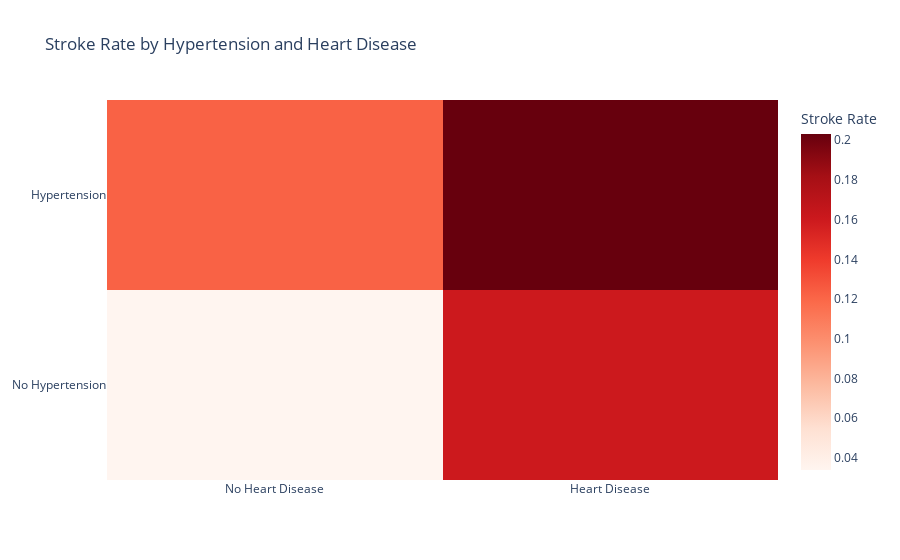

The cell this chart's notebook holds for it:
### Code cell
#heatmap: Hypertension & Heart Disease vs. Stroke
import plotly.graph_objects as go

heatmap_data = data.groupby(['hypertension', 'heart_disease'])['stroke'].mean().reset_index()
heatmap_matrix = heatmap_data.pivot(index='hypertension', columns='heart_disease', values='stroke')

fig = go.Figure(data=go.Heatmap(
    z=heatmap_matrix.values,
    x=['No Heart Disease', 'Heart Disease'],
    y=['No Hypertension', 'Hypertension'],
    colorscale='Reds',
    colorbar=dict(title='Stroke Rate')
))
fig.update_layout(title='Stroke Rate by Hypertension and Heart Disease')
fig.show()

### Figure 1 — Plotly figure (JSON) as saved in the notebook; plotly's stock layout.template omitted (floating-point values rounded to 4 significant figures)
{"data": [{"colorbar": {"title": {"text": "Stroke Rate"}}, "colorscale": [[0, "rgb(255,245,240)"], [0.125, "rgb(254,224,210)"], [0.25, "rgb(252,187,161)"], [0.375, "rgb(252,146,114)"], [0.5, "rgb(251,106,74)"], [0.625, "rgb(239,59,44)"], [0.75, "rgb(203,24,29)"], [0.875, "rgb(165,15,21)"], [1, "rgb(103,0,13)"]], "type": "heatmap", "x": ["No Heart Disease", "Heart Disease"], "y": ["No Hypertension", "Hypertension"], "z": [[0.03386, 0.1604], [0.1221, 0.2031]]}], "layout": {"title": {"text": "Stroke Rate by Hypertension and Heart Disease"}}}
